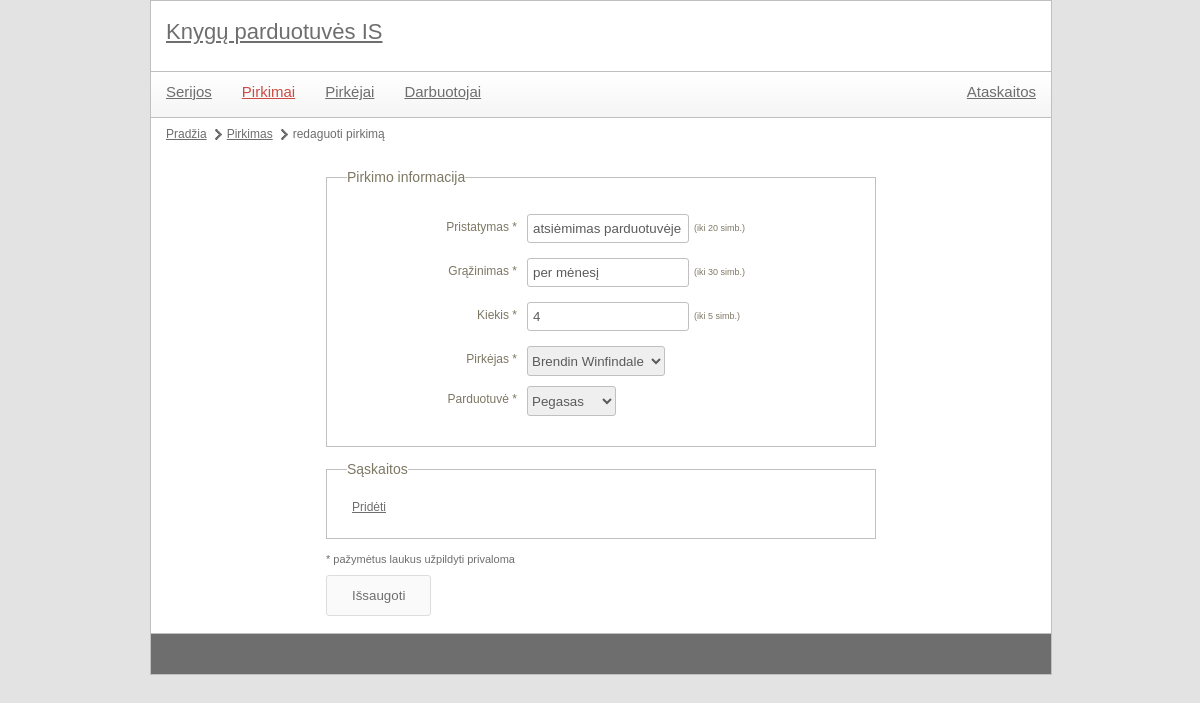
/index.php?module=buy&action=edit&id=1, run on the app's committed database.
### tables this page shows
CREATE TABLE `pirkimas` (
  `Kiekis` int(11) NOT NULL,
  `Pristatymas` varchar(255) NOT NULL,
  `Grazinimas` varchar(255) NOT NULL,
  `id_Pirkimas` int(11) NOT NULL,
  `fk_Pirkejasid_Pirkejas` int(11) NOT NULL,
  `fk_Parduotuveid_Parduotuve` int(11) NOT NULL
);

### controls/buy_edit.php (called while the page is built, shortened)
<?php
include 'libraries/buy.class.php';
$buyObj = new buy();
$data = array();
$required = array('Pristatymas', 'Grazinimas', 'Kiekis', 'fk_Pirkejasid_Pirkejas','fk_Parduotuveid_Parduotuve');
$maxLengths = array (
    'Pristatymas' => 20,
    'Grazinimas' => 30,
    'Kiekis' => 5,
    'fk_Pirkejasid_Pirkejas' => 8,
    'fk_Parduotuveid_Parduotuve' => 8
);
if(!empty($_POST['submit'])) {
    include 'utils/validator.class.php';
    $validations = array (
        'Pristatymas' => 'alfanum',
        'Grazinimas' => 'alfanum',
        'Kiekis' => 'positivenumber',
        'fk_Pirkejasid_Pirkejas' => 'positivenumber',
        'fk_Parduotuveid_Parduotuve' => 'positivenumber'
    );
    $validator = new validator($validations, $required, $maxLengths);
    if($validator->validate($_POST)) {
        $dataPrepared = $validator->preparePostFieldsForSQL();
        $buyObj->updateBuy($dataPrepared);
        $deleteQueryClause = "";
        if(sizeof($dataPrepared['Data_arr']) > 0) {
            foreach($dataPrepared['Data_arr'] as $key=>$val) {
                if($dataPrepared['neaktyvus'][$key] == 1) {
                    $deleteQueryClause .= " AND NOT `Suma`='" . $dataPrepared['Suma_array'][$key] . "'";
                    $deleteQueryClause .= " AND NOT `Banko_saskaita`='" . $dataPrepared['Banko_saskaita_array'][$key] . "'";
                }
            }
        }
        $buyObj->deleteBill($dataPrepared['id_Pirkimas'], $deleteQueryClause);
        $buyObj->insertBill($dataPrepared);
        common::redirect("index.php?module={$module}&action=list");
        die();
    }
    else {
        $formErrors = $validator->getErrorHTML();
        $data = $_POST;
        if(isset($_POST['Data_arr']) && sizeof($_POST['Data_arr']) > 0) {
            $i = 0;
            foreach($_POST['Data_arr'] as $key => $val) {
                $data['saskaita_pirkimas'][$i]['Data'] = $val;
                $data['saskaita_pirkimas'][$i]['Suma_array'] = $_POST['Suma_array'][$key];
                $data['saskaita_pirkimas'][$i]['Banko_saskaita_array'] = $_POST['Banko_saskaita_array'][$key];
                $data['saskaita_pirkimas'][$i]['neaktyvus'] = $_POST['neaktyvus'][$key];
                $i++;
            }
        }
    }
}   else {
    if (!empty($id)) {
        $data = $buyObj->getBuy($id);
        $tmp = $buyObj->getBill($id);
    }
}
include 'templates/buy_form.tpl.php';
?>

### index.php (called while the page is built, shortened)
<?php
	include 'utils/mysql.class.php';
	if(isset($_GET['module'])) {
		$module = mysql::escape($_GET['module']);
	}
	include 'templates/main.tpl.php';
?>

### utils/mysql.class.php (called while the page is built, shortened)
<?php
class mysql {
    protected static $connection;
    public static function connect() {
		if(!isset(self::$connection)) {
            self::$connection = new mysqli(config::DB_SERVER, config::DB_USERNAME, config::DB_PASSWORD, config::DB_NAME);
        }
        return self::$connection;
    }
    public static function query($query) {
        $connection = mysql::connect();
        $result = $connection->query($query);
        return $result;
    }
    public static function select($query) {
        $rows = array();
        $result = mysql::query($query);
        while ($row = $result->fetch_assoc()) {
            $rows[] = $row;
        }
        return $rows;
    }
	public static function escape($field) {
		$connection =  mysql::connect();
		return mysqli_real_escape_string($connection, $field);
	}
}

### libraries/buy.class.php (called while the page is built, shortened)
<?php
class buy
{
    private $pirkimas_lentele = '';
    private $pirkejas_lentele = '';
    private $parduotuve_lentele = '';
    private $saskaita_lentele = '';
    public function __construct(){
        $this->pirkimas_lentele = 'pirkimas';
        $this->pirkejas_lentele = 'pirkejas';
        $this->parduotuve_lentele = 'parduotuve';
        $this->saskaita_lentele = 'saskaita';
    }
    public function getBuy($id) {
        $query = "  SELECT *
					FROM `{$this->pirkimas_lentele}`
					WHERE `id_Pirkimas`='{$id}'";
        $data = mysql::select($query);
        return $data[0];
    }
    public function getBuyerlist(){
        $query = " SELECT *
				   FROM `{$this->pirkejas_lentele}`";
        $data = mysql::select($query);
        return $data;
    }
    public function getShopList(){
        $query = " SELECT *
				   FROM `{$this->parduotuve_lentele}`";
        $data = mysql::select($query);
        return $data;
    }
    public function getBill($serviceId) {
        $query = "  SELECT *
					FROM `{$this->saskaita_lentele}`
					 WHERE `fk_Pirkimasid_Pirkimas`='{$serviceId}'";
        $data = mysql::select($query);
        return $data;
    }
}

### templates/buy_form.tpl.php (the view, shortened to what this page needs)
<ul id="pagePath">
    <li><a href="index.php">Pradžia</a></li>
    <li><a href="index.php?module=<?php echo $module; ?>&action=list">Pirkimas</a></li>
    <li><?php if(!empty($id)) echo "redaguoti pirkimą"; else echo "naujas pirkimas"; ?></li>
</ul>
<div id="formContainer">
    <form action="" method="post">
        <fieldset>
            <legend>Pirkimo informacija</legend>
            <p>
                <label class="field" for="Pristatymas">Pristatymas<?php echo in_array('Pristatymas', $required) ? '<span> *</span>' : ''; ?></label>
                <input type="text" id="Pristatymas" name="Pristatymas" class="textbox textbox-150" value="<?php echo isset($data['Pristatymas']) ? $data['Pristatymas'] : ''; ?>" />
                <?php if(key_exists('Pristatymas', $maxLengths)) echo "<span class='max-len'>(iki {$maxLengths['Pristatymas']} simb.)</span>"; ?>
            </p>
            <p>
                <label class="field" for="Grazinimas">Grąžinimas<?php echo in_array('Grazinimas', $required) ? '<span> *</span>' : ''; ?></label>
                <input type="text" id="Grazinimas" name="Grazinimas" class="textbox textbox-150" value="<?php echo isset($data['Grazinimas']) ? $data['Grazinimas'] : ''; ?>" />
                <?php if(key_exists('Grazinimas', $maxLengths)) echo "<span class='max-len'>(iki {$maxLengths['Grazinimas']} simb.)</span>"; ?>
            </p>
            <p>
                <label class="field" for="Kiekis">Kiekis<?php echo in_array('Kiekis', $required) ? '<span> *</span>' : ''; ?></label>
                <input type="text" id="Kiekis" name="Kiekis" class="textbox textbox-150" value="<?php echo isset($data['Kiekis']) ? $data['Kiekis'] : ''; ?>" />
                <?php if(key_exists('Kiekis', $maxLengths)) echo "<span class='max-len'>(iki {$maxLengths['Kiekis']} simb.)</span>"; ?>
            </p>
            <p>
                <label class="field" for="fk_Pirkejasid_Pirkejas">Pirkėjas<?php echo in_array('fk_Pirkejasid_Pirkejas', $required) ? '<span> *</span>' : ''; ?></label>
                <select id="fk_Pirkejasid_Pirkejas" name="fk_Pirkejasid_Pirkejas">
                    <?php
                    $buyerTypes = $buyObj->getBuyerlist();
                    foreach($buyerTypes as $key => $val) {
                        $selected = "";
                        if(isset($data['fk_Pirkejasid_Pirkejas']) && $data['fk_Pirkejasid_Pirkejas'] == $val['id_Pirkejas']) {
                            $selected = " selected='selected'";
                        }
                        echo "<option{$selected} value='{$val['id_Pirkejas']}'>{$val['Vardas']} {$val['Pavarde']}</option>";
                    }
                    ?>
                </select>
            </p>
            <p>
                <label class="field" for="fk_Parduotuveid_Parduotuve">Parduotuvė<?php echo in_array('fk_Parduotuveid_Parduotuve', $required) ? '<span> *</span>' : ''; ?></label>
                <select id="fk_Parudotuveid_Parduotuve" name="fk_Parduotuveid_Parduotuve">
                    <?php
                    $buyerTypes = $buyObj->getShoplist();
                    foreach($buyerTypes as $key => $val) {
                        $selected = "";
                        if(isset($data['fk_Parduotuveid_Parduotuve']) && $data['fk_Parduotuveid_Parduotuve'] == $val['id_Parduotuve']) {
                            $selected = " selected='selected'";
                        }
                        echo "<option{$selected} value='{$val['id_Parduotuve']}'>{$val['Pavadinimas']}</option>";
                    }
                    ?>
                </select>
            </p>
        </fieldset>
        <fieldset>
            <legend>Sąskaitos</legend>
            <p id="newItemButtonContainer">
                <a href="#" title="" class="addChild">Pridėti</a>
            </p>
        </fieldset>
        <p class="required-note">*  pažymėtus laukus užpildyti privaloma</p>
        <p>
            <input type="submit" class="submit button" name="submit" value="Išsaugoti">
        </p>
    </form>
</div>

### style/main.css (style rules this page uses)
body { color: #6e6e6e; font-family: Verdana, Geneva, sans-serif; font-size: 12px; background-color: #e3e3e3; width: 900px; margin: 0px auto; }
a { color: #6e6e6e; }
.button { background-color: #fafafa; border: 1px solid #ddd; padding: 12px 25px; display: block; text-decoration: none; color: #6e6e6e; border-radius: 3px; moz-border-radius: 3px; }
#contentMain #pagePath { margin: 10px 0px 10px 0px; display: block; float: left; }
#contentMain #pagePath li { float: left; display: block; margin-right: 5px; background: url(images/page-path-separator.png) center right no-repeat; padding-right: 15px; }
#contentMain #pagePath li:last-child { background: none; }
#contentMain p#newItemButtonContainer { margin-left: 5px; padding: 0px; margin-top: 0px; }
#formContainer { margin: 20px auto 17px auto; width: 550px; }
#formContainer p.required-note { margin-bottom: 10px; font-size: 11px; }
fieldset { width: 528px; margin-bottom: 15px; border: 1px solid #c0c0c0; color: #7D7764; padding: 25px 0px 25px 20px; }
legend { font-size: 14px; }
label.field { text-align: right; width: 165px; float: left; margin-top: 7px; margin-right: 10px; }
input.textbox { color: #5b5b5b; height: 25px; padding-left: 5px; padding-right: 5px; border-radius: 3px; -moz-border-radius: 3px; border: 1px solid #c0c0c0; }
select { height: 30px; color: #5b5b5b; border-radius: 3px; -moz-border-radius: 3px; border: 1px solid #c0c0c0; }
input.textbox-150 { width: 150px; float: left; margin-bottom: 10px; }
fieldset p { clear: both; padding: 5px; }
fieldset p span.max-len, fieldset p span.units { font-size: 9px; margin-left: 5px; line-height: 28px; }

### data on the page
pirkimas: Pristatymas "atsiėmimas parduotuvėje", Grazinimas "per mėnesį", Kiekis "4"

### other printed values
$maxLengths['Pristatymas'] "20"
$maxLengths['Grazinimas'] "30"
$maxLengths['Kiekis'] "5"
form field fk_Pirkejasid_Pirkejas "Brendin Winfindale"
form field fk_Parduotuveid_Parduotuve "Pegasas"
